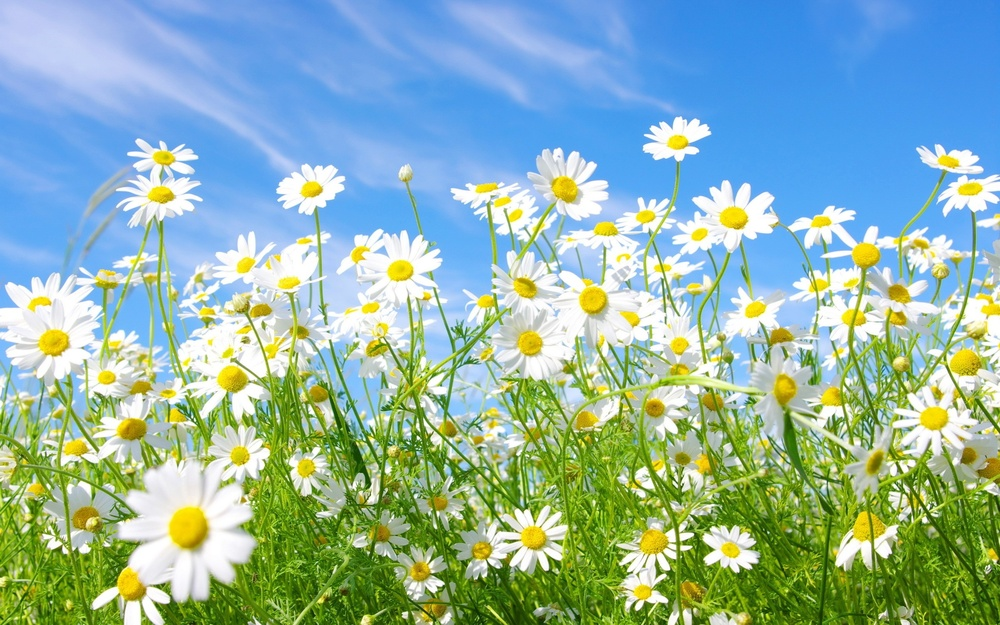
#> input picture lectures/1-partial-exam/2-lec/2-Хистограми/Generating Histograms/image2.jpg, 1000 x 625 px, shrunk from 2560 x 1600 before the run
$ python histogram_opencv.py
#> lines starting #> are read from the running program, lines starting #| are printed output that depends on the picture
import cv2
from matplotlib import pyplot as plt

# img = cv2.imread('test1.jpg')
img = cv2.imread('image2.jpg', 0)
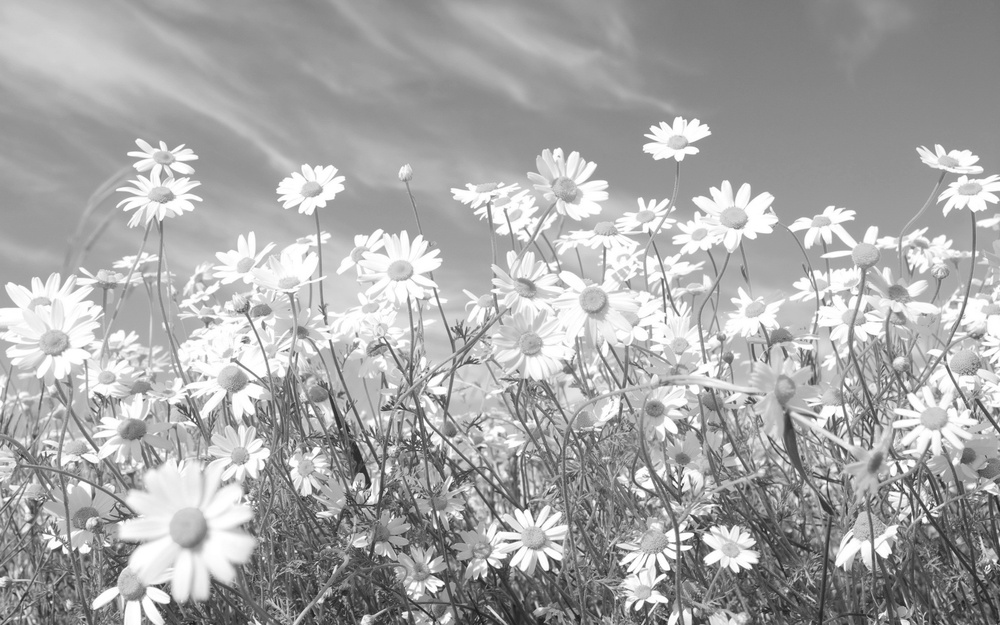
#> img: shape (625, 1000); min 23, max 255, mean 168.2
# cv2.calcHist(images, channels, mask, histSize, ranges[, hist[, accumulate]])
histr = cv2.calcHist([img], [0], None, [256], [0, 256])
#> histr = 256 values, max 14048 at index 255, min 0 at index 0, mean 2441.4
print(histr)
#> (printed output is left out)
plt.plot(histr, color='gray')
plt.xlim([0, 256])
plt.show()
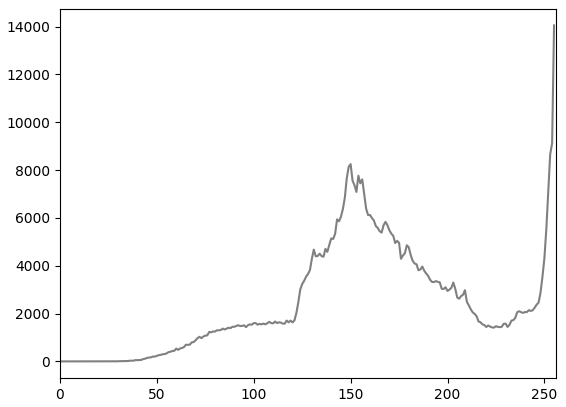
#> figure drawn by matplotlib, 1 panel; curve peaks at x = 255, y = 14048

$ run again, with lectures/1-partial-exam/2-lec/2-Хистограми/Generating Histograms/image1.jpg copied over lectures/1-partial-exam/2-lec/2-Хистограми/Generating Histograms/image2.jpg
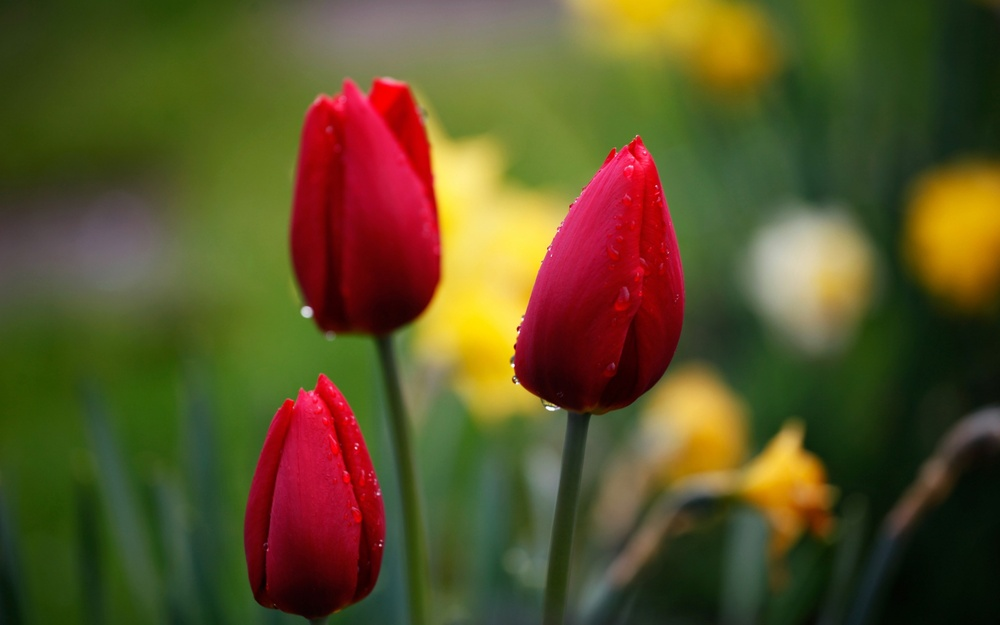
#> input picture lectures/1-partial-exam/2-lec/2-Хистограми/Generating Histograms/image1.jpg, 1000 x 625 px, shrunk from 2560 x 1600 before the run
#> `img = cv2.imread('image2.jpg', 0)`:
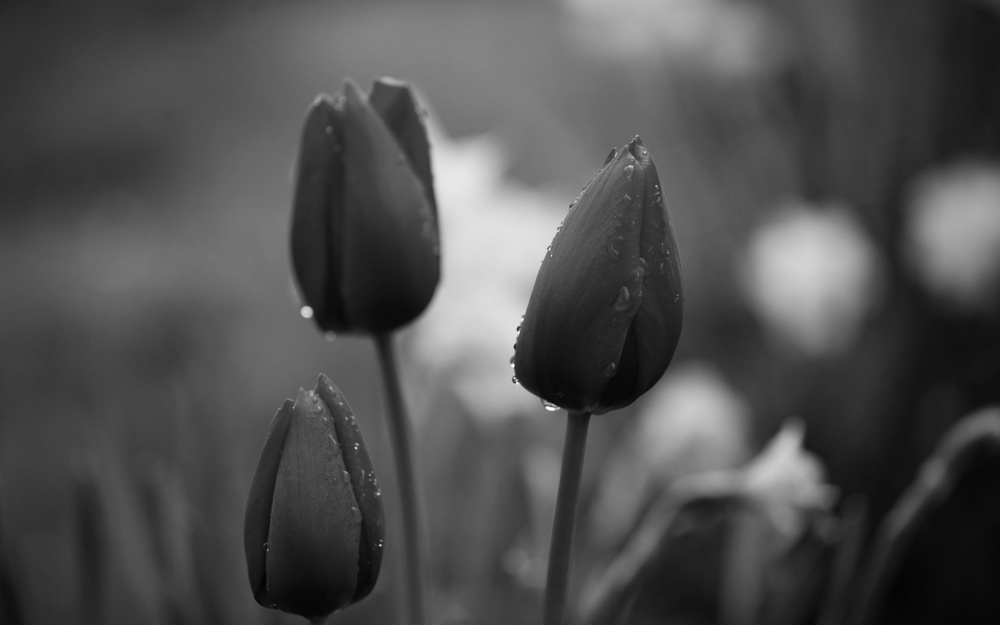
#> img: shape (625, 1000); min 3, max 255, mean 79.7
#> histr = 256 values, max 8186 at index 61, min 0 at index 0, mean 2441.4
#> (printed output is left out)
#> `plt.show()`:
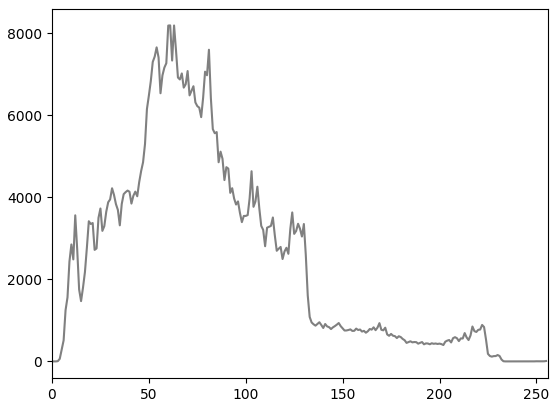
#> figure drawn by matplotlib, 1 panel; curve peaks at x = 61, y = 8186
